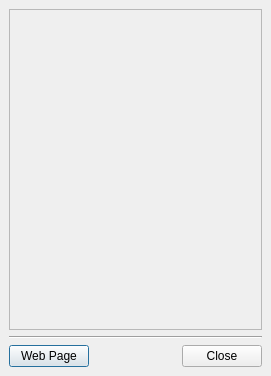
<?xml version="1.0" encoding="UTF-8"?>
<ui version="4.0">
 <class>AboutDialog</class>
 <widget class="QDialog" name="AboutDialog">
  <property name="windowModality">
   <enum>Qt::NonModal</enum>
  </property>
  <property name="geometry">
   <rect>
    <x>0</x>
    <y>0</y>
    <width>271</width>
    <height>376</height>
   </rect>
  </property>
  <property name="sizePolicy">
   <sizepolicy hsizetype="Fixed" vsizetype="Fixed">
    <horstretch>0</horstretch>
    <verstretch>0</verstretch>
   </sizepolicy>
  </property>
  <property name="windowTitle">
   <string>About UGENE</string>
  </property>
  <property name="locale">
   <locale language="English" country="UnitedStates"/>
  </property>
  <property name="sizeGripEnabled">
   <bool>false</bool>
  </property>
  <property name="modal">
   <bool>true</bool>
  </property>
  <layout class="QVBoxLayout" name="verticalLayout">
   <property name="margin">
    <number>9</number>
   </property>
   <item>
    <widget class="QFrame" name="frame">
     <property name="frameShape">
      <enum>QFrame::StyledPanel</enum>
     </property>
     <property name="frameShadow">
      <enum>QFrame::Raised</enum>
     </property>
    </widget>
   </item>
   <item>
    <widget class="Line" name="line">
     <property name="orientation">
      <enum>Qt::Horizontal</enum>
     </property>
    </widget>
   </item>
   <item>
    <layout class="QHBoxLayout" name="horizontalLayout">
     <item>
      <widget class="QPushButton" name="web_page_button">
       <property name="text">
        <string>Web Page</string>
       </property>
      </widget>
     </item>
     <item>
      <spacer name="horizontalSpacer">
       <property name="orientation">
        <enum>Qt::Horizontal</enum>
       </property>
       <property name="sizeHint" stdset="0">
        <size>
         <width>40</width>
         <height>20</height>
        </size>
       </property>
      </spacer>
     </item>
     <item>
      <widget class="QPushButton" name="close_button">
       <property name="text">
        <string>Close</string>
       </property>
      </widget>
     </item>
    </layout>
   </item>
  </layout>
 </widget>
 <resources>
  <include location="../../../ugeneui.qrc"/>
 </resources>
 <connections>
  <connection>
   <sender>close_button</sender>
   <signal>clicked()</signal>
   <receiver>AboutDialog</receiver>
   <slot>reject()</slot>
   <hints>
    <hint type="sourcelabel">
     <x>243</x>
     <y>281</y>
    </hint>
    <hint type="destinationlabel">
     <x>145</x>
     <y>187</y>
    </hint>
   </hints>
  </connection>
 </connections>
</ui>
